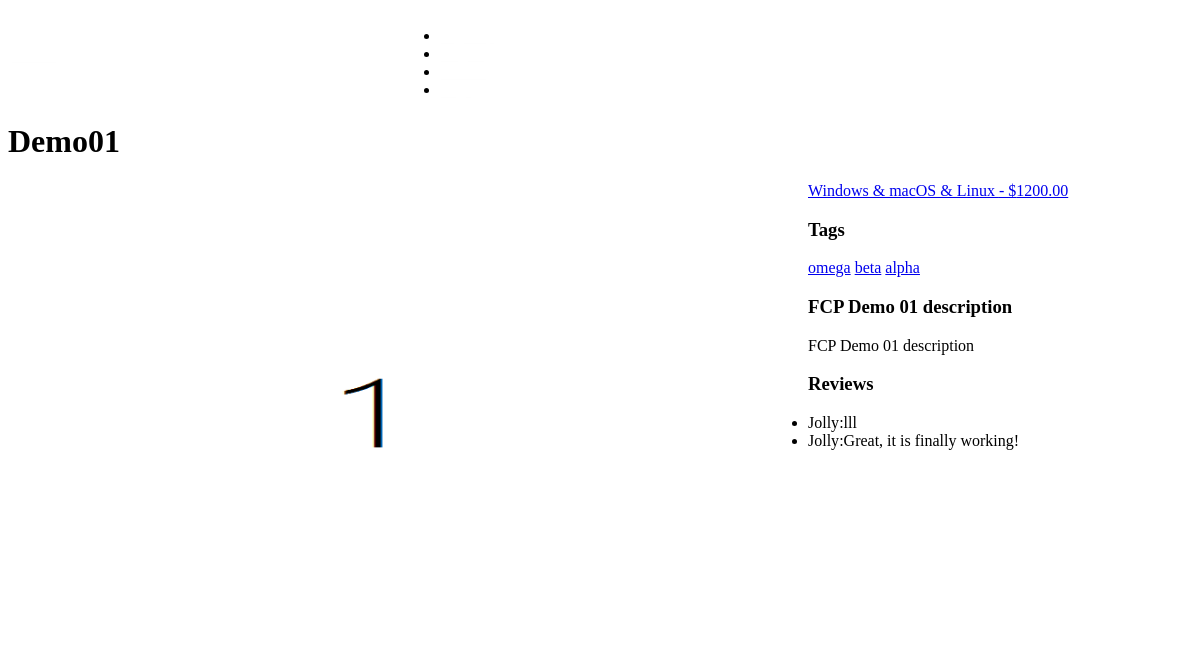
Page /games/1/ on the committed database.
### games/models.py (models this page shows, shortened)
class Game(models.Model):
	ACTION = 'AC'
	ADVENTURE = 'AD'
	RACING = 'RA'
	RPG = 'RP'
	SIMULATION = 'SI'
	SPORTS = 'SP'
	STRATEGY = 'ST'
	GALGAME = 'GG'
	GENRES = (
		(ACTION, 'Action'),
		(ADVENTURE, 'Adventure'),
		(RACING, 'Racing'),
		(RPG, 'RPG'),
		(SIMULATION, 'Simulation'),
		(SPORTS, 'Sports'),
		(STRATEGY, 'Strategy'),
		(GALGAME, 'GalGame')
	)
	genre = models.CharField(max_length=2, choices=GENRES)
	title = models.CharField(max_length=100, unique=True)
	description = models.CharField(max_length=100)
	detail = models.TextField()
	thumbnail = models.ImageField(upload_to='images/thumbnails')
	cover = models.ImageField(upload_to='images/covers')
	date_published = models.DateField(default = datetime.datetime.now, blank = True)

class Item(models.Model):
	LINUX = 'L'
	MACOS = 'M'
	WINDOWS = 'W'
	WINDOWSandMACOS = 'W&M'
	WINDOWSandLINUX = 'W&L'
	MACOSandLINUX = 'M&L'
	WINDOWSandMACOSandLINUX = 'W&M&L'
	PLATFORMS = (
		(LINUX, 'Linux'),
		(MACOS, 'macOS'),
		(WINDOWS, 'Windows'),
		(WINDOWSandMACOS, 'Windows & macOS'),
		(WINDOWSandLINUX, 'Windows & Linux'),
		(MACOSandLINUX, 'macOS & Linux'),
		(WINDOWSandMACOSandLINUX, 'Windows & macOS & Linux'),
	)
	platform = models.CharField(max_length=5, choices=PLATFORMS)
	game = models.ForeignKey(Game, on_delete=models.CASCADE, related_name='items')
	price = models.DecimalField(max_digits=10, decimal_places=2)
	class Meta:
		unique_together = ["game", "platform"]

### tags/models.py (models this page shows, shortened)
class Tag(models.Model):
	label = models.TextField(max_length=100)
	objects = TagManager()

### reviews/models.py (models this page shows, shortened)
class Review(models.Model):
    content = models.TextField(max_length = 1000)
    game = models.ForeignKey(Game, on_delete = models.CASCADE, related_name = 'game_of_review')
    reviewer = models.ForeignKey(Member, on_delete = models.CASCADE, related_name = 'reviewer_of_review')
    date_published = models.DateField()
    objects = ReviewManager()

### member/models.py (models this page shows, shortened)
class Member(models.Model):
    user = models.OneToOneField(User, on_delete=models.CASCADE, related_name='member')
    nickname = models.CharField(max_length=100)
    avatar = models.ImageField(upload_to='images/avatars', default='images/avatars/default.jpg')
    accumulated_spending = models.IntegerField(default=28)

### games/views.py (the view)
# urls.py: url(r'^(?P<gameID>[0-9]+)/$', views.game, name='game'),
def game(request, gameID):
    game = Game.objects.get(pk=gameID)
    items = game.items.all()
    bought = []
    bought_any = False
    if request.user.is_authenticated:
        member = request.user.member
        for item in items:
            if PurchaseRecord.objects.filter(member=member, item=item):
                bought.append(True)
                bought_any = True
            else:
                bought.append(False)
    else:
        for item in items:
            bought.append(False)
    records = zip(bought, items)
    tags = Tag.objects.get_tags_of_game(game)
    tags = reversed(list(tags))
    reviews = Review.objects.get_reviews_of_game(game)
    context = {'game': game, 'records': records, 'bought':bought_any, 'tags':tags, 'reviews':reviews}
    return render(request, 'games/game.html', context)

### reviews/models.py (called while the page is built)
    def get_reviews_of_game(self, game):
        review_list = Review.objects.filter(game=game).order_by('-date_published')
        return review_list

### tags/models.py (called while the page is built)
	def get_tags_of_game(self, game, order='Arbitrary'):
		tag_items = TagItem.objects.filter(game=game)
		tags = set()
		for tag_item in tag_items:
			tags.add(tag_item.tag)
		tags = list(tags)
		if (order == 'Lexicographical'):
			tags.sort(key=lambda tag: tag.label)
		return tags

### games/templates/games/game.html (shortened to what this page needs)
{% load static %}
<!doctype html>
<html>
  <head>
    <link href="//cdn.muicss.com/mui-0.9.15/css/mui.min.css" rel="stylesheet" type="text/css" />
    <link href="{% static "game.css" %}" rel = "stylesheet" type = "text/css"/>
	  </head>
	  <body>
	  <header class="mui-appbar mui--z1">
      <div class="mui-container">
        <table width="100%">
          <tr class="mui--appbar-height">
            <td class="mui--text-title"><a style = “color:white;" href="/">FUME</a></td>
            <td align="left">
              <ul class="mui-list--inline mui--text-body2">
                {% if user.is_authenticated %}
                <li><a href="{% url 'member:logout' %}">Log Out</a></li>
                <li><a href="{% url 'games:purchased' %}">Games purchased</a></li>
                {% else %}
                <li><a href="{% url 'member:signup' %}">Sign Up</a></li>
                <li><a href="{% url 'member:login' %}">Log In</a></li>
                {% endif %}
                <li><a href="{% url 'games:genres' %}">Genres</a></li>
                <li><a href = "{% url 'tags:view_all_tags'%}">Tags</a></li>
              </ul>
            </td>
          </tr>
        </table>
      </div>
    </header>
	<div class="mui-container">
		<div  class = "mui-panel">
			<h1>{{ game.title }}</h1>
			<img style = "float:left" src="{{ game.cover.url }}" height="450" width="800">
			<div class = "purchaseDiv">
				<ul >
				    {% for record in records %}
						{% if not record.0 %}
							<li class = "purchaseLi"><a class="purchaseButton mui-btn mui-btn--primary mui-btn--raised" href= "{% url 'purchase:purchase' record.1.pk %}">{{ record.1.get_platform_display }} - ${{ record.1.price }}</a></li>
						{% else %}
							<li class="mui-btn mui-btn--primary mui-btn--raised" >Download</li>
						{% endif %}
				    {% endfor %}
				</ul>
			</div>
		</div>
		<div class = "mui-panel">
			<h3>Tags
			</h3>
			<ul>
				{% for tag in tags %}
					<li class = "tagli"><a class="tagButton purchaseButton mui-btn mui-btn--primary mui-btn--raised" href="{% url 'tags:view_games_by_tag' tag.label %}">{{ tag.label }}</a></li>
				{% endfor %}
			</ul>
		</div>
		<div class = "mui-panel">
			<h3>{{ game.description }}</h3>
			<p>{{ game.detail|linebreaks }}</p>
		</div>
		<div class = "mui-panel">
			<h3>Reviews</h3>
			<ul>
				{% for review in reviews %}
					<li>{{review.reviewer.nickname}}:{{review.content}}</li>
				{%endfor%}
			</ul>
		</div>
		</div>
  </body>
</html>

### games/static/game.css (style rules this page uses)
.tagli { display: inline }
.purchaseLi { display:inline; }
html, body { height: 100%; }
html, body, input, textarea, button { -webkit-font-smoothing: antialiased; -moz-osx-font-smoothing: grayscale; text-shadow: 1px 1px 1px rgba(0, 0, 0, 0.004); }
header { top: 0; right: 0; left: 0; z-index: 2; }
header ul.mui-list--inline { margin-bottom: 0; }
header a { color: white; }

### rows in the picture
Game: title "Demo01", cover (picture), description "FCP Demo 01 description", detail "FCP Demo 01 description"
Item: platform "Windows & macOS & Linux", price "1200.00"
Tag: label "omega"
Tag: label "beta"
Tag: label "alpha"
Review: reviewer.nickname "Jolly", content "lll"
Review: reviewer.nickname "Jolly", content "Great, it is finally working!"
